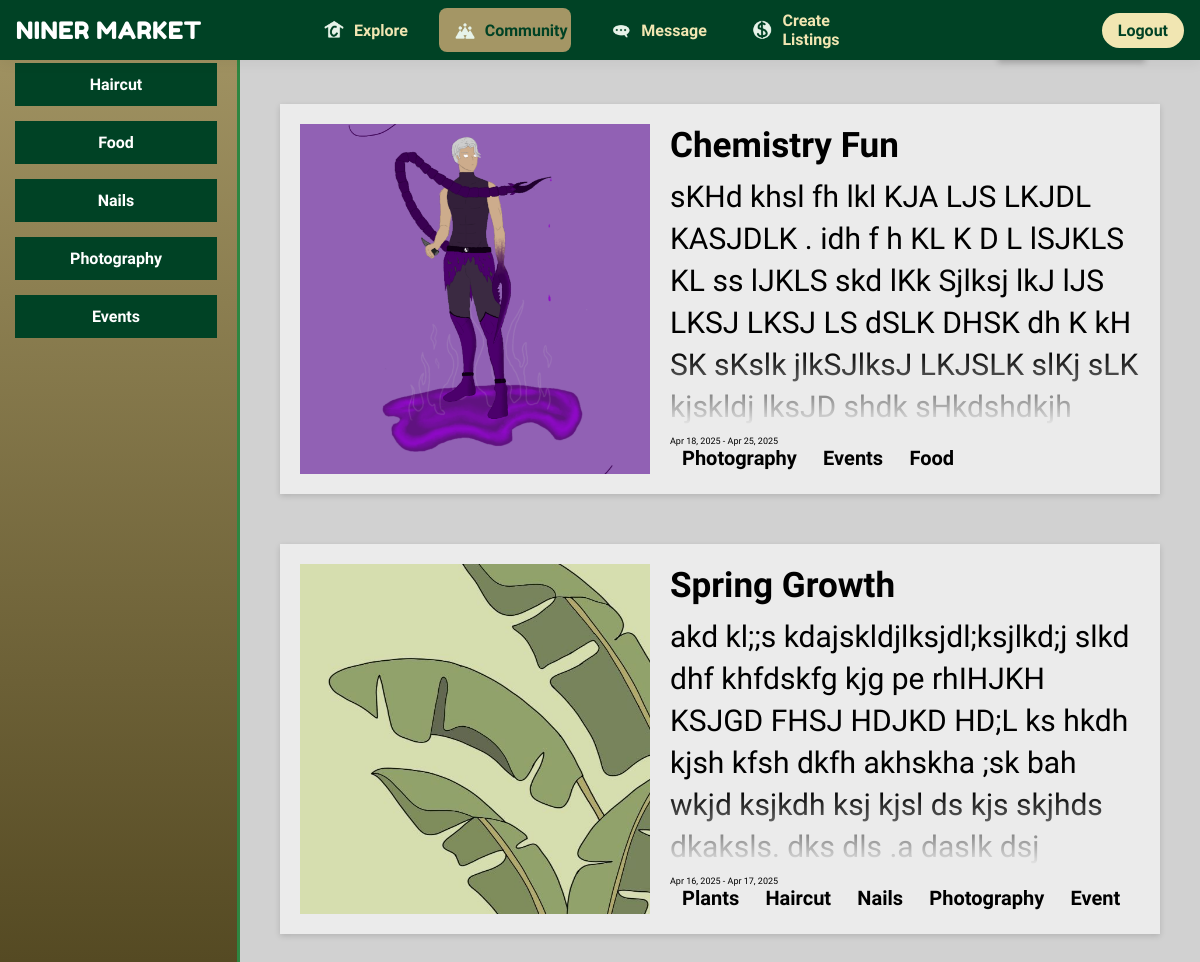
The page /community/ (signed in) on the database its author committed.
### base/models.py (models this page shows, shortened)
class Post(models.Model):
    title = models.CharField(max_length=100)
    description = models.TextField()
    start_date = models.DateField()
    end_date = models.DateField()
    image = models.ImageField(upload_to='post_images/', null=True, blank=True)
    created_by = models.ForeignKey('base.User', on_delete=models.CASCADE)
    tags = TaggableManager(blank=True)

### base/views.py (the view)
# urls.py: path('community/', views.community_view, name='community'),
@login_required(login_url=settings.LOGIN_URL)
def community_view(request):
    tag = request.GET.get('tag')
    search_query = request.GET.get('q', '')
    if tag:
        posts = Post.objects.filter(tags__name__icontains=tag).distinct().order_by('-start_date')
    elif search_query:
        posts = Post.objects.filter(
            Q(title__icontains=search_query) |
            Q(description__icontains=search_query) |
            Q(tags__name__icontains=search_query)
        ).distinct().order_by('-start_date')
    else:
        posts = Post.objects.all().order_by('-start_date')
    return render(request, 'base/community.html', {
        'posts': posts,
        'selected_tag': tag,
        'search_query': search_query,
    })

### base/templates/base/community.html (shortened to what this page needs)
{% include 'navbar.html' %}
{% load static %}
{% block content %}
<link rel="stylesheet" href="{% static 'css/community.css' %}">
<div class="community-wrapper">
  <div class="community-sidebar">
    <div class="search-bar">
      <form method="GET" action="{% url 'community' %}" class="search-bar">
      </form>
    </div>
    <div class="tag-scroll">
      <div class="tag-filters">
        <a href="?tag=haircut" class="tag">Haircut</a>
        <a href="?tag=food" class="tag">Food</a>
        <a href="?tag=nails" class="tag">Nails</a>
        <a href="?tag=photography" class="tag">Photography</a>
        <a href="?tag=events" class="tag">Events</a>
      </div>
    </div>
  </div>
  <div class="community-feed">
    <div class="create-bar">
      <a class="create-btn" href="{% url 'create-post' %}">Create</a>
    </div>
    <div class="post-list">
      {% for post in posts %}
        <a href="{% url 'community-detail' post.pk %}" class="post-card-link">
          <div class="post-card">
            <div class="post-image">
              {% if post.image %}
                <img src="{{ post.image.url }}" alt="{{ post.title }}">
              {% else %}
                <img src="{% static 'images/default-post.png' %}" alt="Default Image">
              {% endif %}
            </div>
            <div class="post-details">
              <h3>{{ post.title }}</h3>
              <p>{{ post.description }}</p>
              <div class="post-meta">
                {{ post.start_date|date:"M d, Y" }} - {{ post.end_date|date:"M d, Y" }}
                <div class="post-tags">
                  {% for tag in post.tags.all %}
                    <a href="?tag={{ tag.name }}" class="post-tag">{{ tag.name }}</a>
                  {% endfor %}
                </div>
              </div>
            </div>
          </div>
        </a>
      {% endfor %}
    </div>
  </div>
</div>
{% endblock %}

### static/css/navbar.css (style rules this page uses)
:root { --color-main: #004225; --color-accent: #F1E6B2; --color-hover: #A49665; --color-white: #ffffff; --color-bg: #a7d8a6; }
* { margin: 0; padding: 0; box-sizing: border-box; font-family: "Baloo 2", cursive; }
html { font-size: 62.5%; }
body { background: linear-gradient(135deg, #a8d5ba, #d0ebc5); color: var(--color-white); font-size: 1.6rem; min-height: 100vh; }
img { max-width: 100%; display: block; }
a { color: inherit; text-decoration: none; }

### static/css/community.css (style rules this page uses)
html, body { height: 100%; margin: 0; overflow: hidden; }
.community-wrapper { display: flex; height: 100%; background: linear-gradient(135deg, #a8d5ba, #d0ebc5); overflow: hidden; }
.community-sidebar { width: 20%; background: linear-gradient(to bottom, #A49665, #544922); padding: 15px; display: flex; flex-direction: column; border-right: 3px solid #2e8641; height: 100vh; box-sizing: border-box; overflow: hidden; }
.tag-filters { display: flex; flex-direction: column; gap: 15px; }
.tag { background-color: #004225; color: white; padding: 12px; text-align: center; text-decoration: none; font-weight: bold; transition: background-color 0.2s ease; cursor: pointer; }
.tag-scroll { flex: 1; overflow-y: auto; margin-top: 10px; padding-right: 5px; }
.community-feed { width: 80%; display: flex; flex-direction: column; background-color: hsl(0, 0%, 82%); }
.create-bar { display: flex; justify-content: center; align-self: end; background-color: hsl(0, 0%, 82%); padding: 20px 0; margin-right: 55px; position: sticky; top: 0; z-index: 10; }
.create-btn { background-color: #175f1e; color: white; padding: 10px 50px; font-weight: bold; box-shadow: 0 4px 6px rgba(0,0,0,0.2); align-self: end; }
.post-list { flex: 1; overflow-y: auto; padding: 0 40px 40px; display: flex; flex-direction: column; gap: 25px; }
.post-card { display: flex; background-color: #f5f5f5bb; padding: 20px; gap: 20px; box-shadow: 0 2px 6px rgba(0,0,0,0.15); align-items: flex-start; font-size: 3rem; height: 400px; }
.post-image img { width: 350px; height: 350px; object-fit: cover; }
.post-details { flex: 1; display: flex; flex-direction: column; justify-content: space-between; position: relative; overflow: hidden; }
.post-details h3 { margin: 0 0 10px 0; color: rgb(0, 0, 0); }
.post-details p { margin: 0; color: #000000; line-height: 1.4; max-height: 250px; overflow: hidden; position: relative; mask-image: linear-gradient(to bottom, black 70%, transparent 100%); }
.post-meta { margin-top: 10px; font-size: 0.9rem; color: #000000; }
.post-tag { font-size: 2rem; padding: 12px; text-align: center; border-radius: 25px; text-decoration: none; font-weight: bold; transition: background-color 0.2s ease; cursor: pointer; }

### rows shown on the page
Post: image (picture), title "Chemistry Fun", description "sKHd khsl fh lkl KJA LJS LKJDL KASJDLK . idh f h KL K D L lSJKLS KL ss lJKLS skd lKk Sjlksj lkJ lJS LKSJ LKSJ LS dSLK DHSK dh K kH SK sKslk jlkSJlksJ LKJSLK slKj sLK kjskldj lksJD shdk sHkdshdkjh…", start_date "Apr 18, 2025", end_date "Apr 25, 2025"
Tag: name "Photography"
Tag: name "Events"
Tag: name "Food"
Post: image (picture), title "Spring Growth", description "akd kl;;s kdajskldjlksjdl;ksjlkd;j slkd dhf khfdskfg kjg pe rhIHJKH KSJGD FHSJ HDJKD HD;L ks hkdh kjsh kfsh dkfh akhskha ;sk bah wkjd ksjkdh ksj kjsl ds kjs skjhds dkaksls. dks dls .a daslk dsj…", start_date "Apr 16, 2025", end_date "Apr 17, 2025"
Tag: name "Plants"
Tag: name "Haircut"
Tag: name "Nails"
Tag: name "Event"
